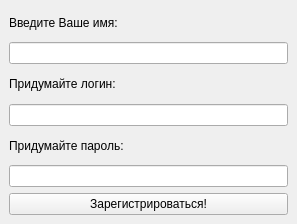
<?xml version="1.0" encoding="UTF-8"?>
<ui version="4.0">
 <class>MainWindow</class>
 <widget class="QMainWindow" name="MainWindow">
  <property name="geometry">
   <rect>
    <x>0</x>
    <y>0</y>
    <width>297</width>
    <height>224</height>
   </rect>
  </property>
  <property name="windowTitle">
   <string>MainWindow</string>
  </property>
  <widget class="QWidget" name="centralwidget">
   <layout class="QVBoxLayout" name="verticalLayout">
    <item>
     <widget class="QLabel" name="label">
      <property name="text">
       <string>Введите Ваше имя:</string>
      </property>
     </widget>
    </item>
    <item>
     <widget class="QLineEdit" name="lineEdit"/>
    </item>
    <item>
     <widget class="QLabel" name="label_2">
      <property name="text">
       <string>Придумайте логин:</string>
      </property>
     </widget>
    </item>
    <item>
     <widget class="QLineEdit" name="lineEdit_2"/>
    </item>
    <item>
     <widget class="QLabel" name="label_3">
      <property name="text">
       <string>Придумайте пароль:</string>
      </property>
     </widget>
    </item>
    <item>
     <widget class="QLineEdit" name="lineEdit_3">
      <property name="echoMode">
       <enum>QLineEdit::Password</enum>
      </property>
     </widget>
    </item>
    <item>
     <widget class="QPushButton" name="pushButton">
      <property name="text">
       <string>Зарегистрироваться!</string>
      </property>
     </widget>
    </item>
   </layout>
  </widget>
 </widget>
 <resources/>
 <connections/>
</ui>
